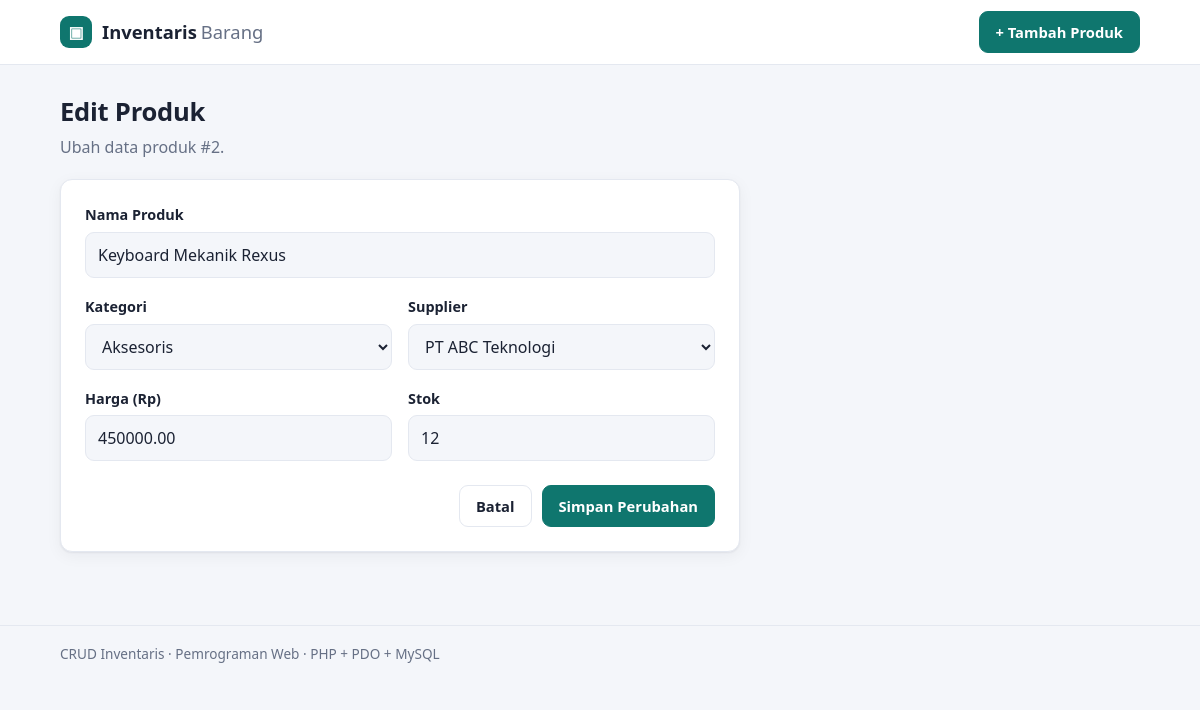
Page /edit.php?id=2 on the committed database.
### tables this page shows
CREATE TABLE products (
  id          INT AUTO_INCREMENT PRIMARY KEY,
  name        VARCHAR(150)  NOT NULL,
  category_id INT           NOT NULL,
  supplier_id INT           NOT NULL,
  price       DECIMAL(12,2) NOT NULL,
  stock       INT           NOT NULL DEFAULT 0,
  FOREIGN KEY (category_id) REFERENCES categories(id),
  FOREIGN KEY (supplier_id) REFERENCES suppliers(id)
);

CREATE TABLE categories (
  id   INT AUTO_INCREMENT PRIMARY KEY,
  name VARCHAR(100) NOT NULL UNIQUE
);

CREATE TABLE suppliers (
  id    INT AUTO_INCREMENT PRIMARY KEY,
  name  VARCHAR(100) NOT NULL,
  phone VARCHAR(20)
);

### includes/helpers.php (called while the page is built, shortened)
<?php
function e(mixed $value): string
{
    return htmlspecialchars((string) $value, ENT_QUOTES, 'UTF-8');
}
function fetch_lookups(PDO $pdo): array
{
    $categories = $pdo->query('SELECT id, name FROM categories ORDER BY name')->fetchAll();
    $suppliers  = $pdo->query('SELECT id, name FROM suppliers ORDER BY name')->fetchAll();
    return [$categories, $suppliers];
}

### includes/form.php (the view, shortened to what this page needs)
<form method="POST" action="<?= e($action) ?>" class="card form" novalidate>
  <div class="field <?= isset($errors['name']) ? 'field--error' : '' ?>">
    <label for="name">Nama Produk</label>
    <input type="text" id="name" name="name" maxlength="150" required
           value="<?= e($product['name'] ?? '') ?>" placeholder="mis. Mouse Wireless">
  </div>
  <div class="grid-2">
    <div class="field <?= isset($errors['category_id']) ? 'field--error' : '' ?>">
      <label for="category_id">Kategori</label>
      <select id="category_id" name="category_id" required>
        <?php foreach ($categories as $c): ?>
          <option value="<?= e($c['id']) ?>"
            <?= (int) ($product['category_id'] ?? 0) === (int) $c['id'] ? 'selected' : '' ?>>
            <?= e($c['name']) ?>
          </option>
        <?php endforeach; ?>
      </select>
    </div>
    <div class="field <?= isset($errors['supplier_id']) ? 'field--error' : '' ?>">
      <label for="supplier_id">Supplier</label>
      <select id="supplier_id" name="supplier_id" required>
        <?php foreach ($suppliers as $s): ?>
          <option value="<?= e($s['id']) ?>"
            <?= (int) ($product['supplier_id'] ?? 0) === (int) $s['id'] ? 'selected' : '' ?>>
            <?= e($s['name']) ?>
          </option>
        <?php endforeach; ?>
      </select>
    </div>
  </div>
  <div class="grid-2">
    <div class="field <?= isset($errors['price']) ? 'field--error' : '' ?>">
      <label for="price">Harga (Rp)</label>
      <input type="number" id="price" name="price" min="0" step="0.01" required
             value="<?= e($product['price'] ?? '') ?>" placeholder="0">
    </div>
    <div class="field <?= isset($errors['stock']) ? 'field--error' : '' ?>">
      <label for="stock">Stok</label>
      <input type="number" id="stock" name="stock" min="0" step="1" required
             value="<?= e($product['stock'] ?? '0') ?>">
    </div>
  </div>
  <div class="form__actions">
    <a class="btn btn--ghost" href="index.php">Batal</a>
    <button type="submit" class="btn btn--primary"><?= e($submitLabel) ?></button>
  </div>
</form>

### assets/style.css (style rules this page uses)
:root { --bg: #f4f6fa; --surface: #ffffff; --ink: #1b2233; --muted: #667085; --line: #e4e8f0; --brand: #0f766e; --brand-ink: #ffffff; --brand-soft: #e1f4f1; --danger: #c2294a; --danger-soft: #fdeaee; --ok: #0f7a4a; --ok-soft: #e3f6ec; --warn: #b45309; --warn-soft: #fef1dc; --radius: 12px; --shadow: 0 1px 2px rgba(16, 24, 40, .06), 0 4px 16px rgba(16, 24, 40, .05); }
* { box-sizing: border-box; }
body { margin: 0; background: var(--bg); color: var(--ink); font-family: system-ui, -apple-system, "Segoe UI", Roboto, "Helvetica Neue", Arial, sans-serif; line-height: 1.5; -webkit-font-smoothing: antialiased; }
.btn { display: inline-flex; align-items: center; justify-content: center; gap: 6px; padding: 9px 16px; border-radius: 9px; border: 1px solid var(--line); background: var(--surface); color: var(--ink); font: inherit; font-weight: 600; font-size: .92rem; cursor: pointer; text-decoration: none; transition: background .15s, border-color .15s, transform .05s; }
.btn--primary { background: var(--brand); border-color: var(--brand); color: var(--brand-ink); }
.btn--ghost { background: transparent; }
.card { background: var(--surface); border: 1px solid var(--line); border-radius: var(--radius); box-shadow: var(--shadow); }
.form { padding: 24px; max-width: 680px; display: grid; gap: 18px; }
.grid-2 { display: grid; grid-template-columns: 1fr 1fr; gap: 16px; }
.field { display: flex; flex-direction: column; gap: 6px; }
.field label { font-weight: 600; font-size: .9rem; }
.field input, .field select { padding: 10px 12px; border-radius: 9px; border: 1px solid var(--line); background: var(--bg); color: var(--ink); font: inherit; }
.form__actions { display: flex; justify-content: flex-end; gap: 10px; padding-top: 6px; }

### rows in the picture
products: name "Keyboard Mekanik Rexus", category_id "Aksesoris", supplier_id "PT ABC Teknologi", price "450000.00", stock "12"

### other values in the picture
$id "2"
$submitLabel "Simpan Perubahan"
